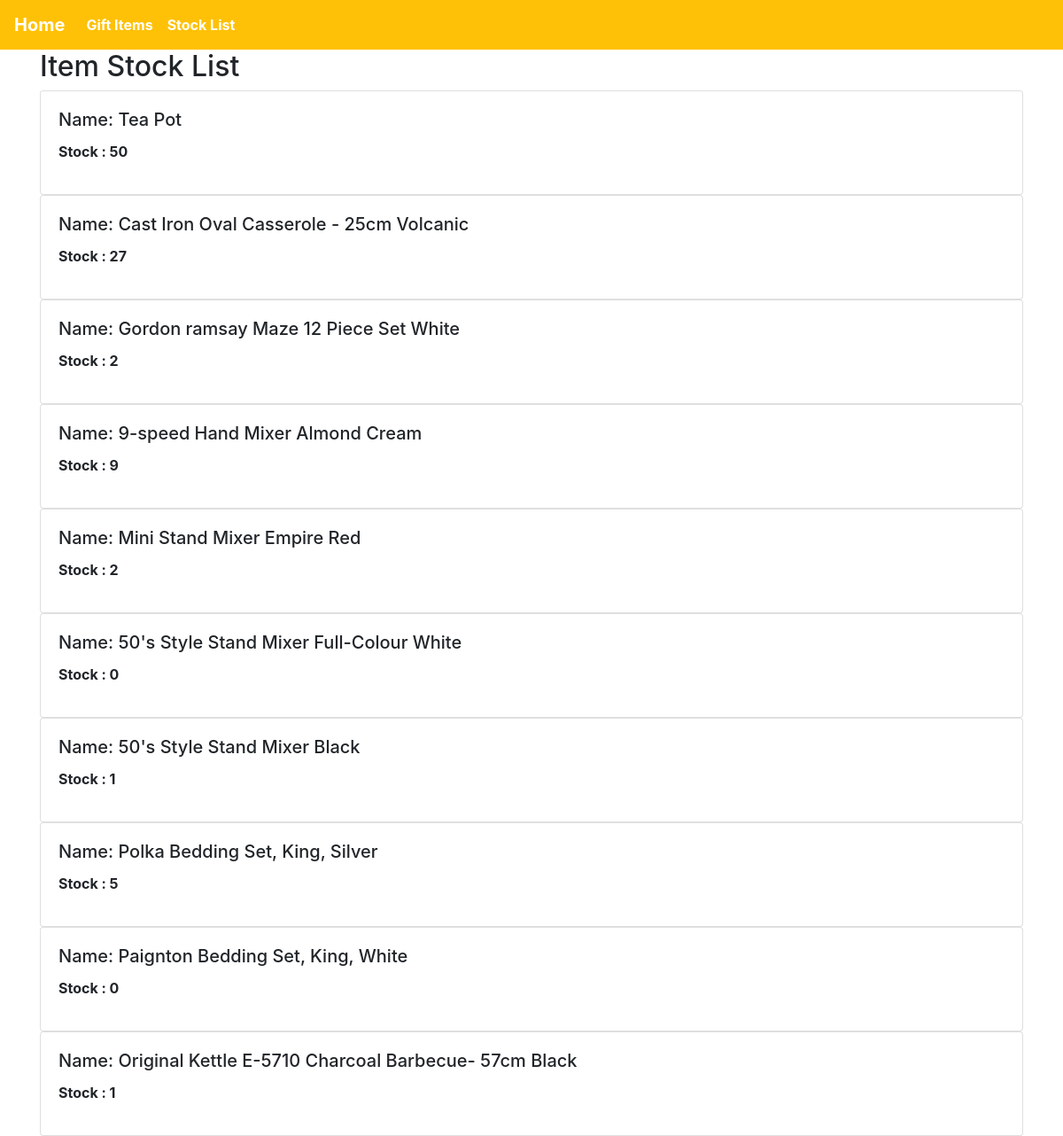
Page /Home/StockList/ on the committed database.
### ListApp/models.py (models this page shows, shortened)
class GiftItemModel(models.Model):
    item_id = models.IntegerField()
    name = models.CharField(max_length = 254)
    brand = models.CharField(max_length = 254)
    price = models.FloatField()
    stock = models.IntegerField()

### ListApp/views.py (the view)
def StockList(request):
    gift = GiftItemModel.objects.all()
    return render(request,"ListApp/stocklist.html",{'list':gift})

### ListApp/templates/ListApp/stocklist.html
<!DOCTYPE html>
{% extends "ListApp/base.html" %}
{% block body_block %}
<h2>Item Stock List</h2>
{% for item in list %}
<div class="card">
  <div class="card-body">
    <h5 class="card-title">Name: {{ item.name }}</h5> <strong><p> Stock : {{item.stock}}</p></strong>
  </div>
</div>
{%  endfor %}
{% endblock %}

### ListApp/templates/ListApp/base.html (shortened to what this page needs)
<!DOCTYPE html>
<html lang="en" dir="ltr">
  <head>
<link rel="stylesheet" href="https://stackpath.bootstrapcdn.com/bootstrap/4.5.0/css/bootstrap.min.css">
  </head>
  <body>
    <nav class="navbar navbar-expand-lg navbar navbar-dark bg-warning navbar sticky-top">
      <a class="navbar-brand" href="{% url 'homepage' %}"><strong>Home</strong></a>
      <div class="collapse navbar-collapse" id="navbarSupportedContent">
        <ul class="navbar-nav mr-auto">
          <li class="nav-item active">
            <a class="nav-link" href="{% url 'ListApp:giftitems' %}"><strong>Gift Items</strong></a>
          </li>
          <li class="nav-item active">
            <a class="nav-link" href="{% url 'ListApp:stocklist' %}"><strong>Stock List</strong></a>
          </li>
        </ul>
      </div>
    </nav>
    <div class="container">
      {% block body_block %}
      {% load static %}
      {% endblock %}
    </div>
  </body>
</html>

### rows in the picture
GiftItemModel: name "Tea Pot", stock "50"
GiftItemModel: name "Cast Iron Oval Casserole - 25cm Volcanic", stock "27"
GiftItemModel: name "Gordon ramsay Maze 12 Piece Set White", stock "2"
GiftItemModel: name "9-speed Hand Mixer Almond Cream", stock "9"
GiftItemModel: name "Mini Stand Mixer Empire Red", stock "2"
GiftItemModel: name "50's Style Stand Mixer Full-Colour White", stock "0"
GiftItemModel: name "50's Style Stand Mixer Black", stock "1"
GiftItemModel: name "Polka Bedding Set, King, Silver", stock "5"
GiftItemModel: name "Paignton Bedding Set, King, White", stock "0"
GiftItemModel: name "Original Kettle E-5710 Charcoal Barbecue- 57cm Black", stock "1"
